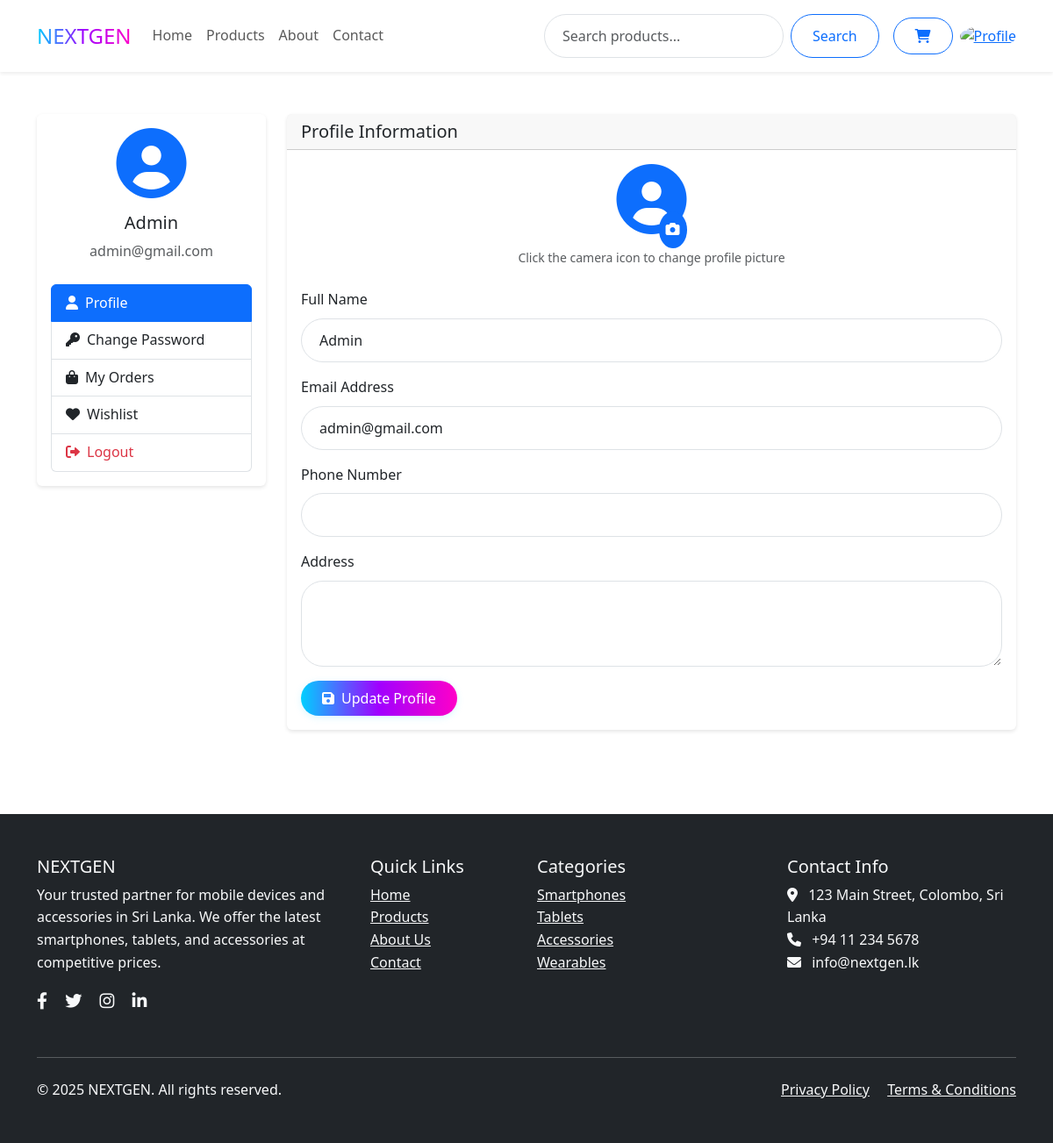
/profile.php (signed in), run on the app's committed database.
### tables this page shows
CREATE TABLE `users` (
  `id` int(11) NOT NULL,
  `first_name` varchar(100) DEFAULT NULL,
  `last_name` varchar(100) DEFAULT NULL,
  `name` varchar(100) NOT NULL,
  `email` varchar(100) NOT NULL,
  `password` varchar(255) NOT NULL,
  `phone` varchar(20) DEFAULT NULL,
  `address` text DEFAULT NULL,
  `city` varchar(100) DEFAULT NULL,
  `profile_picture` varchar(255) DEFAULT NULL,
  `otp` varchar(10) DEFAULT NULL,
  `is_verified` tinyint(1) DEFAULT 0,
  `role` enum('admin','user') DEFAULT 'user',
  `created_at` timestamp NOT NULL DEFAULT current_timestamp(),
  `updated_at` timestamp NOT NULL DEFAULT current_timestamp() ON UPDATE current_timestamp()
);

CREATE TABLE `categories` (
  `id` int(11) NOT NULL,
  `name` varchar(50) NOT NULL,
  `slug` varchar(50) NOT NULL,
  `created_at` timestamp NOT NULL DEFAULT current_timestamp()
);

### profile.php (the view, shortened to what this page needs)
<?php
$conn = getDBConnection();
$user_id = $_SESSION['user_id'];
$stmt = $conn->prepare("SELECT * FROM users WHERE id = ?");
$stmt->execute([$user_id]);
$user = $stmt->fetch();
?>
<!DOCTYPE html>
<html lang="en">
<head>
    <link href="https://cdn.jsdelivr.net/npm/bootstrap@5.3.0/dist/css/bootstrap.min.css" rel="stylesheet">
    <link href="https://cdnjs.cloudflare.com/ajax/libs/font-awesome/6.0.0/css/all.min.css" rel="stylesheet">
    <link href="assets/css/style.css" rel="stylesheet">
</head>
<body>
    <?php include 'includes/header.php'; ?>
    <div class="container py-5">
        <div class="row">
            <div class="col-md-3 mb-4">
                <div class="card">
                    <div class="card-body">
                        <div class="text-center mb-4">
                            <?php if ($user['profile_picture']): ?>
                                <img src="<?php echo htmlspecialchars($user['profile_picture']); ?>"
                                     class="rounded-circle mb-3"
                                     alt="Profile Picture"
                                     style="width: 150px; height: 150px; object-fit: cover;">
                            <?php else: ?>
                                <i class="fas fa-user-circle fa-5x text-primary mb-3"></i>
                            <?php endif; ?>
                            <h5 class="card-title"><?php echo htmlspecialchars($user['name']); ?></h5>
                            <p class="text-muted"><?php echo htmlspecialchars($user['email']); ?></p>
                        </div>
                        <div class="list-group">
                            <a href="#profile" class="list-group-item list-group-item-action active" data-bs-toggle="list">
                                <i class="fas fa-user me-2"></i>Profile
                            </a>
                            <a href="#password" class="list-group-item list-group-item-action" data-bs-toggle="list">
                                <i class="fas fa-key me-2"></i>Change Password
                            </a>
                            <a href="orders.php" class="list-group-item list-group-item-action">
                                <i class="fas fa-shopping-bag me-2"></i>My Orders
                            </a>
                            <a href="wishlist.php" class="list-group-item list-group-item-action">
                                <i class="fas fa-heart me-2"></i>Wishlist
                            </a>
                            <a href="logout.php" class="list-group-item list-group-item-action text-danger">
                                <i class="fas fa-sign-out-alt me-2"></i>Logout
                            </a>
                        </div>
                    </div>
                </div>
            </div>
            <div class="col-md-9">
                <div class="tab-content">
                    <div class="tab-pane fade show active" id="profile">
                        <div class="card">
                            <div class="card-header">
                                <h5 class="card-title mb-0">Profile Information</h5>
                            </div>
                            <div class="card-body">
                                <form method="POST" action="profile.php" enctype="multipart/form-data">
                                    <div class="text-center mb-4">
                                        <div class="position-relative d-inline-block">
                                            <?php if ($user['profile_picture']): ?>
                                                <img src="<?php echo htmlspecialchars($user['profile_picture']); ?>"
                                                     class="rounded-circle mb-3"
                                                     alt="Profile Picture"
                                                     style="width: 150px; height: 150px; object-fit: cover;">
                                            <?php else: ?>
                                                <i class="fas fa-user-circle fa-5x text-primary mb-3"></i>
                                            <?php endif; ?>
                                            <label for="profile_picture" class="position-absolute bottom-0 end-0 bg-primary text-white rounded-circle p-2" style="cursor: pointer;">
                                                <i class="fas fa-camera"></i>
                                            </label>
                                        </div>
                                        <div class="small text-muted">Click the camera icon to change profile picture</div>
                                    </div>
                                    <div class="mb-3">
                                        <label for="name" class="form-label">Full Name</label>
                                        <input type="text" class="form-control" id="name" name="name"
                                               value="<?php echo htmlspecialchars($user['name']); ?>" required>
                                    </div>
                                    <div class="mb-3">
                                        <label for="email" class="form-label">Email Address</label>
                                        <input type="email" class="form-control" id="email" name="email"
                                               value="<?php echo htmlspecialchars($user['email']); ?>" required>
                                    </div>
                                    <div class="mb-3">
                                        <label for="phone" class="form-label">Phone Number</label>
                                        <input type="tel" class="form-control" id="phone" name="phone"
                                               value="<?php echo htmlspecialchars($user['phone'] ?? ''); ?>">
                                    </div>
                                    <div class="mb-3">
                                        <label for="address" class="form-label">Address</label>
                                        <textarea class="form-control" id="address" name="address" rows="3"><?php echo htmlspecialchars($user['address'] ?? ''); ?></textarea>
                                    </div>
                                    <button type="submit" name="update_profile" class="btn btn-primary">
                                        <i class="fas fa-save me-2"></i>Update Profile
                                    </button>
                                </form>
                            </div>
                        </div>
                    </div>
                </div>
            </div>
        </div>
    </div>
    <?php include 'includes/footer.php'; ?>
</body>
</html>

### includes/footer.php
<footer class="bg-dark text-light py-5 mt-5">
    <div class="container">
        <div class="row">
            <div class="col-md-4 mb-4">
                <h5>NEXTGEN</h5>
                <p>Your trusted partner for mobile devices and accessories in Sri Lanka. We offer the latest smartphones, tablets, and accessories at competitive prices.</p>
                <div class="social-links">
                    <a href="#" class="text-light me-3"><i class="fab fa-facebook-f"></i></a>
                    <a href="#" class="text-light me-3"><i class="fab fa-twitter"></i></a>
                    <a href="#" class="text-light me-3"><i class="fab fa-instagram"></i></a>
                    <a href="#" class="text-light"><i class="fab fa-linkedin-in"></i></a>
                </div>
            </div>
            <div class="col-md-2 mb-4">
                <h5>Quick Links</h5>
                <ul class="list-unstyled">
                    <li><a href="index.php" class="text-light">Home</a></li>
                    <li><a href="products.php" class="text-light">Products</a></li>
                    <li><a href="about.php" class="text-light">About Us</a></li>
                    <li><a href="contact.php" class="text-light">Contact</a></li>
                </ul>
            </div>
            <div class="col-md-3 mb-4">
                <h5>Categories</h5>
                <ul class="list-unstyled">
                    <?php
                    $db = new Database();
                    $conn = $db->getConnection();
                    $stmt = $conn->query("SELECT * FROM categories LIMIT 5");
                    while($category = $stmt->fetch()) {
                        echo '<li><a href="products.php?category=' . $category['slug'] . '" class="text-light">' . htmlspecialchars($category['name']) . '</a></li>';
                    }
                    ?>
                </ul>
            </div>
            <div class="col-md-3 mb-4">
                <h5>Contact Info</h5>
                <ul class="list-unstyled">
                    <li><i class="fas fa-map-marker-alt me-2"></i> 123 Main Street, Colombo, Sri Lanka</li>
                    <li><i class="fas fa-phone me-2"></i> +94 11 234 5678</li>
                    <li><i class="fas fa-envelope me-2"></i> info@nextgen.lk</li>
                </ul>
            </div>
        </div>
        <hr class="my-4">
        <div class="row">
            <div class="col-md-6">
                <p class="mb-0">&copy; <?php echo date('Y'); ?> NEXTGEN. All rights reserved.</p>
            </div>
            <div class="col-md-6 text-md-end">
                <a href="privacy.php" class="text-light me-3">Privacy Policy</a>
                <a href="terms.php" class="text-light">Terms & Conditions</a>
            </div>
        </div>
    </div>
</footer>

### assets/css/style.css (style rules this page uses)
:root { --primary-color: #00CFFF; --secondary-color: #A100FF; --accent-color: #FF00C8; --dark-color: #003366; --black: #000000; --white: #FFFFFF; --gradient-main: linear-gradient(90deg, #00CFFF 0%, #A100FF 50%, #FF00C8 100%); --success-color: #28a745; --danger-color: #dc3545; --warning-color: #ffc107; --info-color: #17a2b8; --light-color: #f8f9fa; }
body { font-family: 'Segoe UI', Tahoma, Geneva, Verdana, sans-serif; line-height: 1.6; color: #333; }
.card { transition: transform 0.2s, box-shadow 0.2s; border: none; box-shadow: 0 2px 4px rgba(0,0,0,0.1); }
.btn { padding: 0.5rem 1.5rem; border-radius: 25px; font-weight: 500; }
.btn-primary { background: var(--gradient-main); color: var(--white); border: none; box-shadow: 0 2px 8px rgba(0, 207, 255, 0.15); transition: background 0.3s, box-shadow 0.3s; }
footer { background: var(--dark-color); color: var(--white); }
footer a { color: var(--accent-color); }
.social-links a { font-size: 1.2rem; }
.form-control { border-radius: 25px; padding: 0.75rem 1.25rem; }

### data on the page
users: name "Admin", email "admin@gmail.com"
categories: name "Smartphones"
categories: name "Tablets"
categories: name "Accessories"
categories: name "Wearables"
